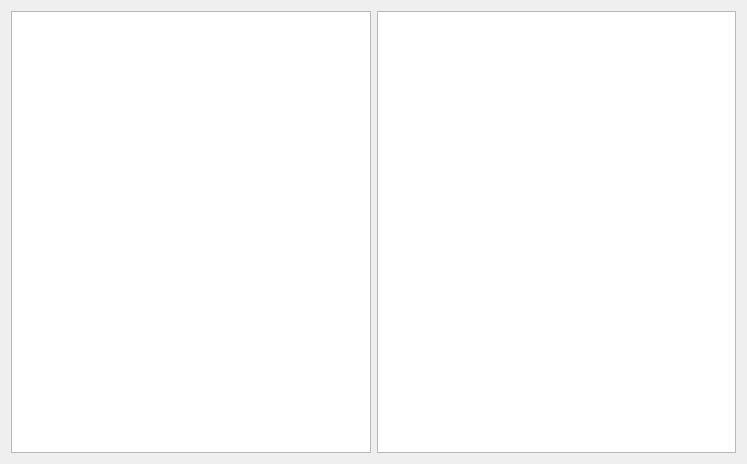
<?xml version="1.0" encoding="UTF-8"?>
<ui version="4.0">
 <class>Widget</class>
 <widget class="QWidget" name="Widget">
  <property name="geometry">
   <rect>
    <x>0</x>
    <y>0</y>
    <width>747</width>
    <height>464</height>
   </rect>
  </property>
  <property name="windowTitle">
   <string>Widget</string>
  </property>
  <layout class="QHBoxLayout" name="horizontalLayout">
   <item>
    <widget class="QTreeView" name="treeView"/>
   </item>
   <item>
    <widget class="QTableView" name="tableView"/>
   </item>
  </layout>
 </widget>
 <resources/>
 <connections/>
</ui>
